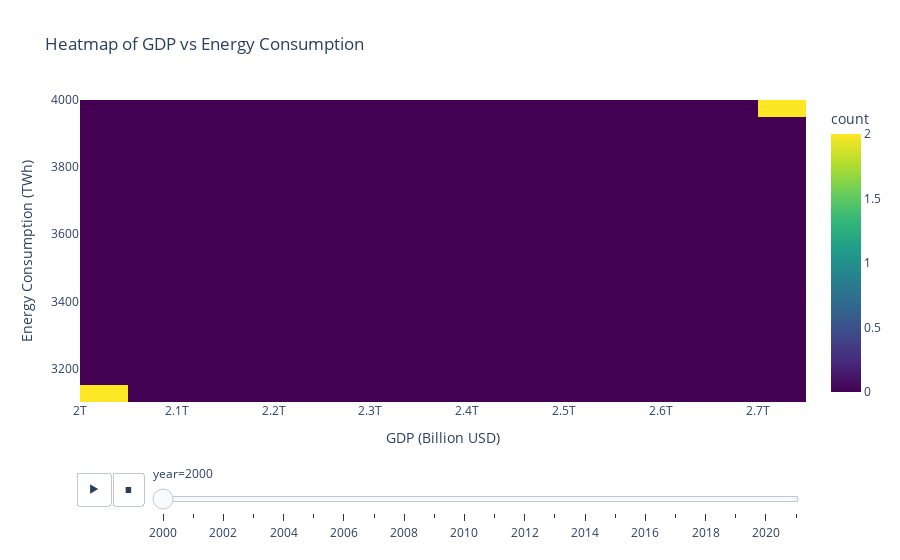

Notebook source saved alongside this figure:
### Code cell
# Heatmap Animation: GDP vs Energy Consumption by Year

fig = px.density_heatmap(
    df,
    x='gdp',  # GDP on X-axis
    y='primary_energy_consumption',  # Primary energy consumption on Y-axis
    animation_frame='year',  # Animation over years
    title='Heatmap of GDP vs Energy Consumption',
    labels={'gdp': 'GDP (Billion USD)', 'primary_energy_consumption': 'Energy Consumption (TWh)'},
    nbinsx=20,
    nbinsy=20,
    color_continuous_scale='Viridis'
)

fig.update_layout(
    template='plotly_white',
    xaxis_title="GDP (Billion USD)",
    yaxis_title="Energy Consumption (TWh)"
)

fig.show()

### Figure 1 — Plotly figure (JSON) as saved in the notebook; plotly's stock layout.template omitted (floating-point values rounded to 4 significant figures)
{"data": [{"coloraxis": "coloraxis", "hovertemplate": "year=2000<br>GDP (Billion USD)=%{x}<br>Energy Consumption (TWh)=%{y}<br>count=%{z}<extra></extra>", "name": "", "nbinsx": 20, "nbinsy": 20, "type": "histogram2d", "x": [2031676030976, 2031676030976, 2718560681984, 2718560681984], "xaxis": "x", "xbingroup": "x", "y": [3118.0, 3118.0, 3988.0, 3988.0], "yaxis": "y", "ybingroup": "y"}], "layout": {"coloraxis": {"colorbar": {"title": {"text": "count"}}, "colorscale": [[0, "#440154"], [0.1111, "#482878"], [0.2222, "#3e4989"], [0.3333, "#31688e"], [0.4444, "#26828e"], [0.5556, "#1f9e89"], [0.6667, "#35b779"], [0.7778, "#6ece58"], [0.8889, "#b5de2b"], [1, "#fde725"]]}, "legend": {"tracegroupgap": 0}, "sliders": [{"active": 0, "currentvalue": {"prefix": "year="}, "len": 0.9, "pad": {"b": 10, "t": 60}, "steps": [{"args": [["2000"], {"frame": {"duration": 0, "redraw": true}, "fromcurrent": true, "mode": "immediate", "transition": {"duration": 0, "easing": "linear"}}], "label": "2000", "method": "animate"}, {"args": [["2001"], {"frame": {"duration": 0, "redraw": true}, "fromcurrent": true, "mode": "immediate", "transition": {"duration": 0, "easing": "linear"}}], "label": "2001", "method": "animate"}, {"args": [["2002"], {"frame": {"duration": 0, "redraw": true}, "fromcurrent": true, "mode": "immediate", "transition": {"duration": 0, "easing": "linear"}}], "label": "2002", "method": "animate"}, {"args": [["2003"], {"frame": {"duration": 0, "redraw": true}, "fromcurrent": true, "mode": "immediate", "transition": {"duration": 0, "easing": "linear"}}], "label": "2003", "method": "animate"}, {"args": [["2004"], {"frame": {"duration": 0, "redraw": true}, "fromcurrent": true, "mode": "immediate", "transition": {"duration": 0, "easing": "linear"}}], "label": "2004", "method": "animate"}, {"args": [["2005"], {"frame": {"duration": 0, "redraw": true}, "fromcurrent": true, "mode": "immediate", "transition": {"duration": 0, "easing": "linear"}}], "label": "2005", "method": "animate"}, {"args": [["2006"], {"frame": {"duration": 0, "redraw": true}, "fromcurrent": true, "mode": "immediate", "transition": {"duration": 0, "easing": "linear"}}], "label": "2006", "method": "animate"}, {"args": [["2007"], {"frame": {"duration": 0, "redraw": true}, "fromcurrent": true, "mode": "immediate", "transition": {"duration": 0, "easing": "linear"}}], "label": "2007", "method": "animate"}, {"args": [["2008"], {"frame": {"duration": 0, "redraw": true}, "fromcurrent": true, "mode": "immediate", "transition": {"duration": 0, "easing": "linear"}}], "label": "2008", "method": "animate"}, {"args": [["2009"], {"frame": {"duration": 0, "redraw": true}, "fromcurrent": true, "mode": "immediate", "transition": {"duration": 0, "easing": "linear"}}], "label": "2009", "method": "animate"}, {"args": [["2010"], {"frame": {"duration": 0, "redraw": true}, "fromcurrent": true, "mode": "immediate", "transition": {"duration": 0, "easing": "linear"}}], "label": "2010", "method": "animate"}, {"args": [["2011"], {"frame": {"duration": 0, "redraw": true}, "fromcurrent": true, "mode": "immediate", "transition": {"duration": 0, "easing": "linear"}}], "label": "2011", "method": "animate"}, {"args": [["2012"], {"frame": {"duration": 0, "redraw": true}, "fromcurrent": true, "mode": "immediate", "transition": {"duration": 0, "easing": "linear"}}], "label": "2012", "method": "animate"}, {"args": [["2013"], {"frame": {"duration": 0, "redraw": true}, "fromcurrent": true, "mode": "immediate", "transition": {"duration": 0, "easing": "linear"}}], "label": "2013", "method": "animate"}, {"args": [["2014"], {"frame": {"duration": 0, "redraw": true}, "fromcurrent": true, "mode": "immediate", "transition": {"duration": 0, "easing": "linear"}}], "label": "2014", "method": "animate"}, {"args": [["2015"], {"frame": {"duration": 0, "redraw": true}, "fromcurrent": true, "mode": "immediate", "transition": {"duration": 0, "easing": "linear"}}], "label": "2015", "method": "animate"}, {"args": [["2016"], {"frame": {"duration": 0, "redraw": true}, "fromcurrent": true, "mode": "immediate", "transition": {"duration": 0, "easing": "linear"}}], "label": "2016", "method": "animate"}, {"args": [["2017"], {"frame": {"duration": 0, "redraw": true}, "fromcurrent": true, "mode": "immediate", "transition": {"duration": 0, "easing": "linear"}}], "label": "2017", "method": "animate"}, {"args": [["2018"], {"frame": {"duration": 0, "redraw": true}, "fromcurrent": true, "mode": "immediate", "transition": {"duration": 0, "easing": "linear"}}], "label": "2018", "method": "animate"}, {"args": [["2019"], {"frame": {"duration": 0, "redraw": true}, "fromcurrent": true, "mode": "immediate", "transition": {"duration": 0, "easing": "linear"}}], "label": "2019", "method": "animate"}, {"args": [["2020"], {"frame": {"duration": 0, "redraw": true}, "fromcurrent": true, "mode": "immediate", "transition": {"duration": 0, "easing": "linear"}}], "label": "2020", "method": "animate"}, {"args": [["2021"], {"frame": {"duration": 0, "redraw": true}, "fromcurrent": true, "mode": "immediate", "transition": {"duration": 0, "easing": "linear"}}], "label": "2021", "method": "animate"}], "x": 0.1, "xanchor": "left", "y": 0, "yanchor": "top"}], "title": {"text": "Heatmap of GDP vs Energy Consumption"}, "updatemenus": [{"buttons": [{"args": [null, {"frame": {"duration": 500, "redraw": true}, "fromcurrent": true, "mode": "immediate", "transition": {"duration": 500, "easing": "linear"}}], "label": "&#9654;", "method": "animate"}, {"args": [[null], {"frame": {"duration": 0, "redraw": true}, "fromcurrent": true, "mode": "immediate", "transition": {"duration": 0, "easing": "linear"}}], "label": "&#9724;", "method": "animate"}], "direction": "left", "pad": {"r": 10, "t": 70}, "showactive": false, "type": "buttons", "x": 0.1, "xanchor": "right", "y": 0, "yanchor": "top"}], "xaxis": {"anchor": "y", "domain": [0, 1], "title": {"text": "GDP (Billion USD)"}}, "yaxis": {"anchor": "x", "domain": [0, 1], "title": {"text": "Energy Consumption (TWh)"}}}}
